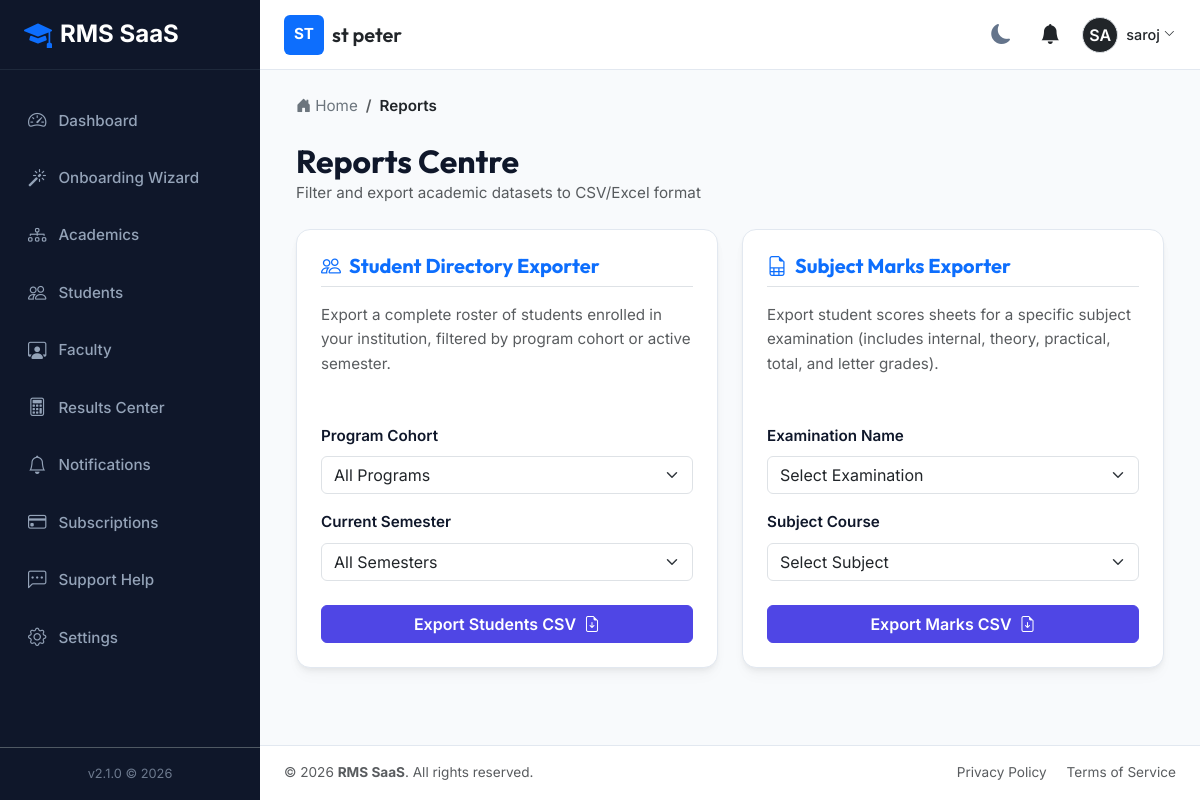
Screenshot of /reports/ (signed in) with the database file from the repository.
### tenants/models.py (models this page shows, shortened)
class Institution(models.Model):
    name = models.CharField(max_length=255)
    slug = models.SlugField(max_length=255, unique=True)
    contact_email = models.EmailField()
    contact_phone = models.CharField(max_length=20, blank=True, null=True)
    address = models.TextField(blank=True, null=True)
    logo = models.ImageField(upload_to='institution_logos/', blank=True, null=True)
    is_active = models.BooleanField(default=True)
    created_at = models.DateTimeField(auto_now_add=True)
    updated_at = models.DateTimeField(auto_now=True)

### accounts/models.py (models this page shows, shortened)
class User(AbstractUser):
    class Role(models.TextChoices):
        SUPER_ADMIN = 'SUPER_ADMIN', 'Super Admin'
        INSTITUTION_OWNER = 'INSTITUTION_OWNER', 'Institution Owner'
        INSTITUTION_ADMIN = 'INSTITUTION_ADMIN', 'Institution Admin'
        EXAM_CONTROLLER = 'EXAM_CONTROLLER', 'Examination Controller'
        HOD = 'HOD', 'Head of Department'
        FACULTY = 'FACULTY', 'Faculty'
        STUDENT = 'STUDENT', 'Student'
    role = models.CharField(max_length=30, choices=Role.choices, default=Role.STUDENT)
    institution = models.ForeignKey(
        'tenants.Institution',
        on_delete=models.SET_NULL,
        null=True,
        blank=True,
        related_name='users'
    )
    phone = models.CharField(max_length=20, blank=True, null=True)
    profile_picture = models.ImageField(upload_to='profile_pics/', blank=True, null=True)
    created_at = models.DateTimeField(auto_now_add=True)
    updated_at = models.DateTimeField(auto_now=True)
    @property
    def is_super_admin(self):
        return self.role == self.Role.SUPER_ADMIN or self.is_superuser
    @property
    def is_institution_admin(self):
        return self.role in [self.Role.INSTITUTION_OWNER, self.Role.INSTITUTION_ADMIN]

### reports/views.py (the view)
# urls.py: path('reports/', views.reports_home, name='reports'),
@login_required
def reports_home(request):
    inst = request.user.institution
    exams = Examination.objects.filter(institution=inst)
    programs = Program.objects.filter(institution=inst)
    semesters = Semester.objects.filter(institution=inst)
    subjects = Subject.objects.filter(institution=inst)
    return render(request, 'reports/reports_home.html', {
        'exams': exams,
        'programs': programs,
        'semesters': semesters,
        'subjects': subjects,
        'breadcrumbs': [{'name': 'Reports', 'url': '#'}]
    })

### notifications/context_processors.py (called while the page is built)
def unread_notifications(request):
    if request.user.is_authenticated:
        unread_notifications = Notification.objects.filter(user=request.user, is_read=False).order_by('-created_at')
        return {
            'unread_notifications': unread_notifications,
            'unread_notifications_list': unread_notifications,
            'unread_notifications_count': unread_notifications.count()
        }
    return {}

### tenants/context_processors.py (called while the page is built)
def institution_context(request):
    context = {
        'current_institution': None,
        'institution_settings': None
    }
    if request.user.is_authenticated and not request.user.is_super_admin:
        if request.user.institution:
            context['current_institution'] = request.user.institution
            try:
                context['institution_settings'] = request.user.institution.settings
            except Exception:
                context['institution_settings'] = None
    return context

### templates/reports/reports_home.html (shortened to what this page needs)
{% extends "base.html" %}
{% block content %}
<div class="mb-4">
    <h2 class="font-heading fw-bold m-0">Reports Centre</h2>
    <p class="text-muted m-0">Filter and export academic datasets to CSV/Excel format</p>
</div>
<div class="row g-4">
    <div class="col-md-6">
        <div class="rms-card p-4 h-100 d-flex flex-column">
            <h5 class="fw-bold font-heading mb-3 border-bottom pb-2 text-primary">
                <i class="bi bi-people me-2"></i>Student Directory Exporter
            </h5>
            <p class="text-muted fs-7 mb-4">Export a complete roster of students enrolled in your institution, filtered by program cohort or active semester.</p>
            <form method="GET" action="{% url 'export_students_csv' %}" class="mt-auto">
                <div class="mb-3">
                    <label for="student_program" class="form-label fw-semibold">Program Cohort</label>
                    <select id="student_program" name="program" class="form-select">
                        <option value="">All Programs</option>
                    </select>
                </div>
                <div class="mb-4">
                    <label for="student_semester" class="form-label fw-semibold">Current Semester</label>
                    <select id="student_semester" name="semester" class="form-select">
                        <option value="">All Semesters</option>
                    </select>
                </div>
                <button type="submit" class="btn btn-primary w-100 fw-semibold">
                    Export Students CSV <i class="bi bi-file-earmark-arrow-down ms-1"></i>
                </button>
            </form>
        </div>
    </div>
    <div class="col-md-6">
        <div class="rms-card p-4 h-100 d-flex flex-column">
            <h5 class="fw-bold font-heading mb-3 border-bottom pb-2 text-primary">
                <i class="bi bi-file-earmark-spreadsheet me-2"></i>Subject Marks Exporter
            </h5>
            <p class="text-muted fs-7 mb-4">Export student scores sheets for a specific subject examination (includes internal, theory, practical, total, and letter grades).</p>
            <form method="GET" action="{% url 'export_marks_csv' %}" class="mt-auto">
                <div class="mb-3">
                    <label for="exam_select" class="form-label fw-semibold">Examination Name</label>
                    <select id="exam_select" name="examination" class="form-select" required>
                        <option value="">Select Examination</option>
                    </select>
                </div>
                <div class="mb-4">
                    <label for="subject_select" class="form-label fw-semibold">Subject Course</label>
                    <select id="subject_select" name="subject" class="form-select" required>
                        <option value="">Select Subject</option>
                    </select>
                </div>
                <button type="submit" class="btn btn-primary w-100 fw-semibold">
                    Export Marks CSV <i class="bi bi-file-earmark-arrow-down ms-1"></i>
                </button>
            </form>
        </div>
    </div>
</div>
{% endblock %}

### templates/partials/navbar.html (shortened to what this page needs)
<nav class="app-navbar no-print">
    <div class="d-flex align-items-center">
        {% if current_institution %}
            <div class="d-flex align-items-center">
                {% if current_institution.logo %}
                    <img src="{{ current_institution.logo.url }}" alt="{{ current_institution.name }} Logo" height="40" class="me-2 rounded">
                {% else %}
                    <div class="bg-primary text-white d-flex align-items-center justify-content-center rounded me-2" style="width: 40px; height: 40px; font-weight: bold;">
                        {{ current_institution.name|slice:":2"|upper }}
                    </div>
                {% endif %}
                <div>
                    <h5 class="m-0 text-dark font-heading">{{ current_institution.name }}</h5>
                </div>
            </div>
        {% else %}
            <h5 class="m-0 text-dark font-heading">RMS SaaS Platform</h5>
        {% endif %}
    </div>
    <div class="d-flex align-items-center gap-3">
        <button class="theme-toggle-btn" id="theme-toggle" title="Toggle Theme">
            <i class="bi bi-moon-fill"></i>
        </button>
        <div class="dropdown">
            <button class="btn btn-link position-relative text-dark p-1" type="button" id="notificationDropdown" data-bs-toggle="dropdown" aria-expanded="false">
                <i class="bi bi-bell-fill fs-5"></i>
            </button>
        </div>
        <div class="dropdown">
            <button class="btn btn-link d-flex align-items-center text-decoration-none p-0 text-dark" type="button" id="userProfileDropdown" data-bs-toggle="dropdown" aria-expanded="false">
                {% if user.profile_picture %}
                    <img src="{{ user.profile_picture.url }}" alt="{{ user.username }}" width="36" height="36" class="rounded-circle border">
                {% else %}
                    <div class="bg-dark text-white rounded-circle d-flex align-items-center justify-content-center border" style="width: 36px; height: 36px; font-weight: 600;">
                        {{ user.username|slice:":2"|upper }}
                    </div>
                {% endif %}
                <span class="ms-2 d-none d-md-inline" style="font-size: 0.9rem; font-weight: 500;">{{ user.get_full_name|default:user.username }}</span>
                <i class="bi bi-chevron-down ms-1" style="font-size: 0.7rem;"></i>
            </button>
        </div>
    </div>
</nav>

### static/css/styles.css (style rules this page uses)
:root { --bg-primary: #f8fafc; --bg-secondary: #ffffff; --text-primary: #0f172a; --text-secondary: #64748b; --border-color: #e2e8f0; --card-shadow: 0 4px 6px -1px rgba(0, 0, 0, 0.05), 0 2px 4px -1px rgba(0, 0, 0, 0.02), 0 10px 15px -3px rgba(0, 0, 0, 0.03); --sidebar-bg: #0f172a; --sidebar-text: #94a3b8; --sidebar-active-bg: #1e293b; --sidebar-active-text: #ffffff; --primary: #4f46e5; --primary-hover: #4338ca; --success: #10b981; --warning: #f59e0b; --danger: #ef4444; --info: #06b6d4; --font-heading: 'Outfit', sans-serif; --font-body: 'Inter', sans-serif; --radius-lg: 14px; --radius-md: 10px; --transition-fast: 0.2s ease; }
body { background-color: var(--bg-primary); color: var(--text-primary); font-family: var(--font-body); font-size: 0.95rem; line-height: 1.6; transition: background-color var(--transition-fast), color var(--transition-fast); }
h1, h2, h3, h4, h5, h6 { font-family: var(--font-heading); font-weight: 600; }
.app-navbar { background-color: var(--bg-secondary); border-bottom: 1px solid var(--border-color); height: 70px; padding: 0 1.5rem; display: flex; align-items: center; justify-content: space-between; }
.rms-card { background-color: var(--bg-secondary); border: 1px solid var(--border-color); border-radius: var(--radius-lg); box-shadow: var(--card-shadow); padding: 1.5rem; margin-bottom: 1.5rem; transition: transform var(--transition-fast), box-shadow var(--transition-fast); }
.btn-primary { background-color: var(--primary); border-color: var(--primary); }
.theme-toggle-btn { cursor: pointer; background: none; border: none; color: var(--text-secondary); font-size: 1.25rem; padding: 0.5rem; border-radius: 50%; display: flex; align-items: center; justify-content: center; transition: all var(--transition-fast); }

### rows the page displays
Institution: name "ST", name "st peter"
User: username "SA", get_full_name "saroj"

### other values shown
{{ crumb.name }} "Reports"
